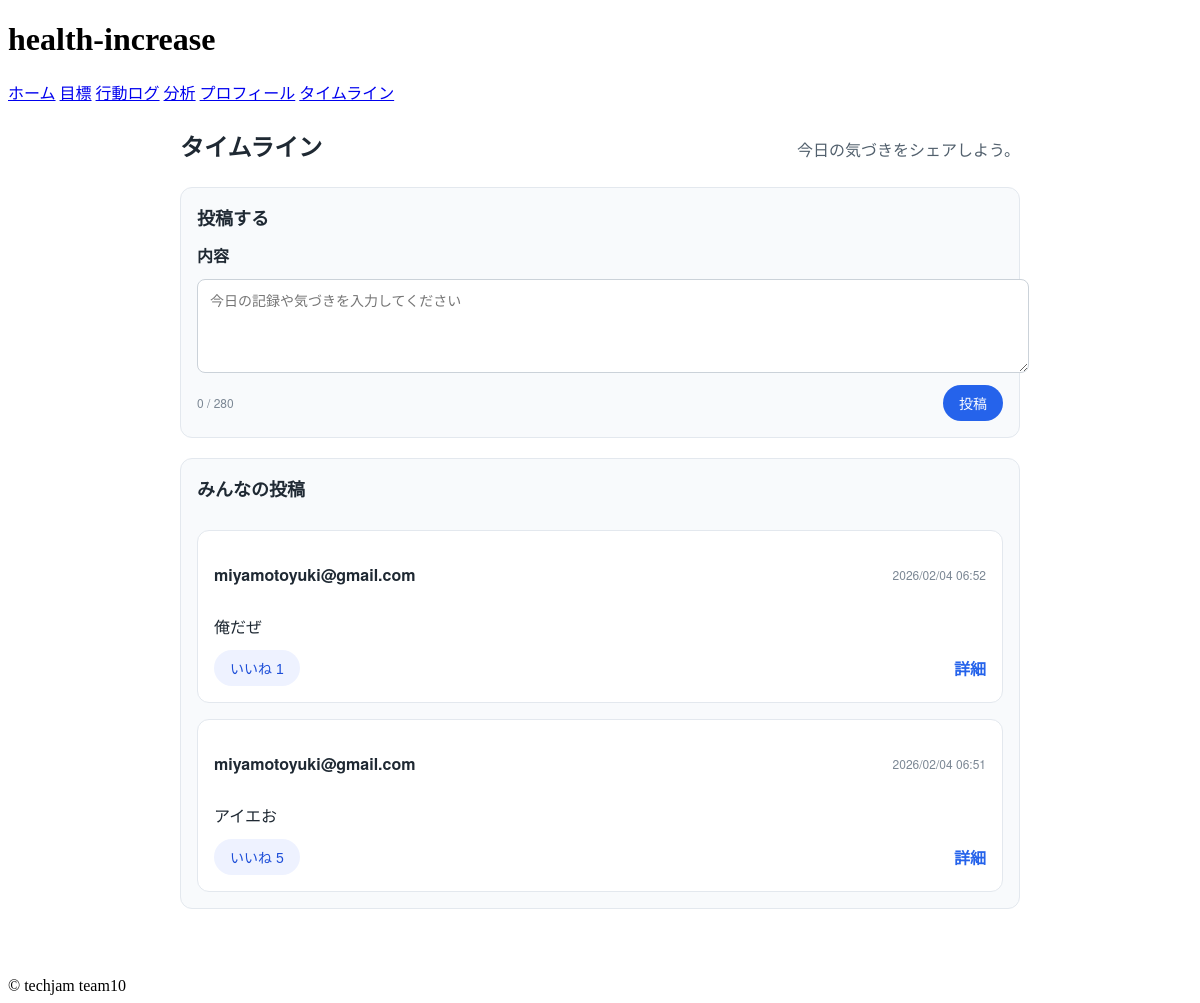
Page /timeline/ on the committed database.
### healthapp/models.py (models this page shows, shortened)
class Post(models.Model):
    id = models.BigAutoField(primary_key=True)
    user = models.ForeignKey(
        User,
        on_delete=models.CASCADE,
        related_name="posts"
    )
    created_at = models.DateTimeField(
        auto_now_add=True
    )
    content = models.TextField()
    favorite = models.IntegerField(
        default=0,
        validators=[MinValueValidator(0)]
    )
    class Meta:
        ordering = ["-created_at"]

### accounts/models.py (models this page shows, shortened)
class User(AbstractUser):
    id = models.BigAutoField(primary_key=True)
    mail = models.EmailField(
        max_length=255,
        unique=True
    )
    password = models.CharField(
        max_length=255
    )

### healthapp/views.py (the view, shortened to what this page needs)
# urls.py: path('timeline/', views.timeline, name='timeline'),
def timeline(request):
    from django.shortcuts import redirect
    from accounts.models import User
    from healthapp.models import Post
    from healthapp.services.timeline import create_post, get_timeline_posts, increment_favorite
    notice = ""
    user = User.objects.first()
    liked_post_ids = set(request.session.get("liked_post_ids", []))
    posts = get_timeline_posts(limit=None)
    return render(
        request,
        "healthapp/timeline.html",
        {
            "posts": posts,
            "notice": notice,
            "has_user": bool(user),
            "liked_post_ids": list(liked_post_ids),
        },
    )

### healthapp/services/timeline.py (called while the page is built)
def get_timeline_posts(limit: int | None) -> QuerySet[Post]:
    queryset = Post.objects.all()
    if limit is None:
        return queryset
    return queryset[:limit]

### healthapp/templates/healthapp/timeline.html (shortened to what this page needs)
{% extends 'base.html' %}
{% load static %}
{% block content %}
<link rel="stylesheet" href="{% static 'healthapp/css/timeline.css' %}">
<section class="timeline">
    <header class="timeline__header">
        <h2 class="timeline__title">タイムライン</h2>
        <p class="timeline__subtitle">今日の気づきをシェアしよう。</p>
    </header>
    <div class="timeline__composer">
        <h3 class="timeline__section-title">投稿する</h3>
        <form class="timeline__form" method="post">
            <label class="timeline__label" for="timeline-content">内容</label>
            <textarea id="timeline-content" name="content" rows="3" maxlength="280" class="timeline__textarea" placeholder="今日の記録や気づきを入力してください"></textarea>
            <div class="timeline__form-footer">
                <span class="timeline__counter" data-counter="timeline-content">0 / 280</span>
                <button type="submit" class="timeline__button" {% if not has_user %}disabled{% endif %}>投稿</button>
            </div>
        </form>
    </div>
    <div class="timeline__list">
        <h3 class="timeline__section-title">みんなの投稿</h3>
        {% if posts %}
            {% for post in posts %}
                <article class="timeline__card">
                    <div class="timeline__card-header">
                        <p class="timeline__author">{{ post.user.mail }}</p>
                        <time class="timeline__date">{{ post.created_at|date:"Y/m/d H:i" }}</time>
                    </div>
                    <p class="timeline__content">{{ post.content }}</p>
                    <div class="timeline__card-actions">
                        <form method="post" class="timeline__action">
                            <button
                                type="submit"
                                class="timeline__button timeline__button--ghost"
                            >
                                {% if post.id in liked_post_ids %}
                                    いいね済み {{ post.favorite }}
                                {% else %}
                                    いいね {{ post.favorite }}
                                {% endif %}
                            </button>
                        </form>
                        <a class="timeline__link" href="{% url 'healthapp:timeline_detail' post.id %}">詳細</a>
                    </div>
                </article>
            {% endfor %}
        {% else %}
            <p class="timeline__empty">まだ投稿がありません。</p>
        {% endif %}
    </div>
</section>
{% endblock %}

### healthapp/static/healthapp/css/timeline.css (style rules this page uses)
.timeline { max-width: 840px; margin: 0 auto; padding: 24px 16px 48px; font-family: "Helvetica Neue", Arial, sans-serif; color: #1f2933; }
.timeline__header { display: flex; align-items: baseline; justify-content: space-between; gap: 16px; margin-bottom: 24px; flex-wrap: wrap; }
.timeline__title { margin: 0; font-size: 24px; }
.timeline__subtitle { margin: 4px 0 0; color: #52606d; }
.timeline__section-title { margin: 0 0 12px; font-size: 18px; }
.timeline__composer, .timeline__list, .timeline__comments { background: #f8fafc; border: 1px solid #e3e8ee; border-radius: 12px; padding: 16px; margin-bottom: 20px; }
.timeline__form { display: grid; gap: 12px; }
.timeline__label { font-weight: 600; }
.timeline__textarea { width: 100%; border: 1px solid #cbd2d9; border-radius: 8px; padding: 10px 12px; resize: vertical; min-height: 72px; font-size: 14px; }
.timeline__form-footer { display: flex; align-items: center; justify-content: space-between; gap: 12px; }
.timeline__counter { font-size: 12px; color: #7b8794; }
.timeline__button { background: #2563eb; color: #ffffff; border: none; padding: 8px 16px; border-radius: 999px; cursor: pointer; font-size: 14px; }
.timeline__button--ghost { background: #eef2ff; color: #1d4ed8; }
.timeline__list { display: grid; gap: 16px; }
.timeline__card { background: #ffffff; border: 1px solid #e3e8ee; border-radius: 12px; padding: 16px; display: grid; gap: 12px; }
.timeline__card-header { display: flex; align-items: center; justify-content: space-between; gap: 8px; flex-wrap: wrap; }
.timeline__author { font-weight: 600; }
.timeline__date { font-size: 12px; color: #7b8794; }
.timeline__content { margin: 0; white-space: pre-wrap; }
.timeline__card-actions { display: flex; align-items: center; justify-content: space-between; gap: 12px; }
.timeline__action { margin: 0; }
.timeline__link { color: #2563eb; text-decoration: none; font-weight: 600; }

### rows in the picture
Post: user.mail "miyamotoyuki@gmail.com", created_at "2026/02/04 06:52", content "俺だぜ", favorite "1"
Post: user.mail "miyamotoyuki@gmail.com", created_at "2026/02/04 06:51", content "アイエお", favorite "5"
